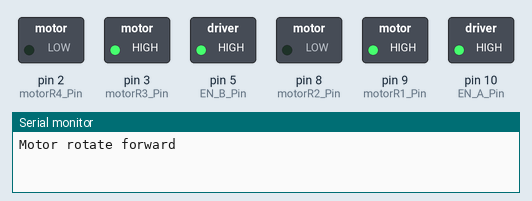
Bench run of a sketch on a simulated Arduino Uno, built with avr-gcc and run on an emulated ATmega328P. On the bench: switched loads named in the sketch (green lamp = pin HIGH), the last lines printed to the serial monitor.

Above: at 0.05 s.
At 4.05 s:
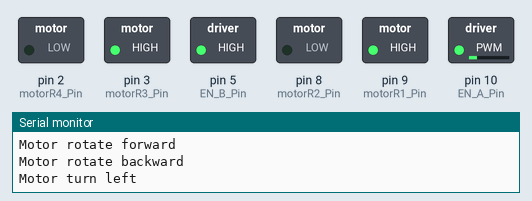
At 6.05 s:
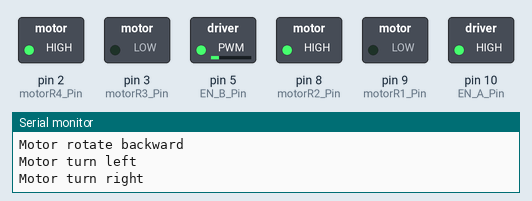
At 9.95 s:
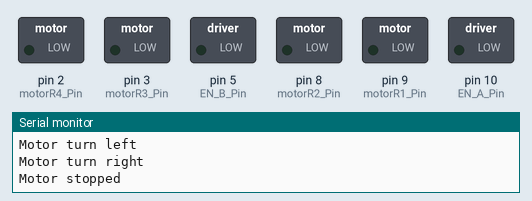
Timing chart, 0 to 13.0 s (numbered marks = the images above):
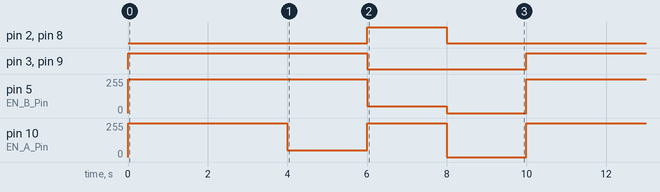

Measured:
- by itself, pin 2 (motorR4_Pin), pin 8 (motorR2_Pin): alternates HIGH for 2.0 s and LOW for 8.0 s
- by itself, pin 3 (motorR3_Pin), pin 9 (motorR1_Pin): alternates HIGH for 6.0 s and LOW for 4.0 s
- by itself, pin 5 (EN_B_Pin): repeats every 10.0 s: 50/255 2.0 s, 0/255 2.0 s, 255/255 6.0 s
- by itself, pin 10 (EN_A_Pin): repeats every 10.0 s: 50/255 2.0 s, 255/255 2.0 s, 0/255 2.0 s, 255/255 4.0 s

The sketch:

LAB_6.4_.ino
```cpp
/* LAB 6.4 */
//https://app.cirkitdesigner.com/project/3e35303f-4f46-4c35-a8b6-40edc24fb9ed
#define motorR1_Pin 9
#define motorR2_Pin 8

#define motorR3_Pin 3
#define motorR4_Pin 2


#define EN_B_Pin 5
#define EN_A_Pin 10

void setup() {
  Serial.begin(9600);
  pinMode(motorR1_Pin,OUTPUT);
  pinMode(motorR2_Pin,OUTPUT);
  pinMode(motorR3_Pin,OUTPUT);
  pinMode(motorR4_Pin,OUTPUT);

  pinMode(EN_B_Pin ,OUTPUT);
  pinMode(EN_A_Pin ,OUTPUT);

  digitalWrite(motorR1_Pin,0);
  digitalWrite(motorR2_Pin,0);

}
void Moff() {

}
void loop() {


//เดินหน้า F
//L 100% R100%
  analogWrite(EN_B_Pin,255);
  analogWrite(EN_A_Pin,255);
  digitalWrite(motorR1_Pin,1);
  digitalWrite(motorR2_Pin,0);
  digitalWrite(motorR3_Pin,1);
  digitalWrite(motorR4_Pin,0);
  Serial.println ("Motor rotate forward");
  delay(2000);

  Moff();

//ถอยหลัง R
//L 100% R100%
   analogWrite(EN_B_Pin,255);
  analogWrite(EN_A_Pin,255);
  digitalWrite(motorR1_Pin,1);
  digitalWrite(motorR2_Pin,0);
  digitalWrite(motorR3_Pin,1);
  digitalWrite(motorR4_Pin,0);
 Serial.println("Motor rotate backward");
  delay(2000);

  Moff();

//เลี้ยวซ้าย L
//L50% R100%
   analogWrite(EN_B_Pin,255);
  analogWrite(EN_A_Pin,50);
  digitalWrite(motorR1_Pin,1);
  digitalWrite(motorR2_Pin,0);
  digitalWrite(motorR3_Pin,1);
  digitalWrite(motorR4_Pin,0);
  Serial.println("Motor turn left");
  delay(2000);

  Moff();

//เลี้ยวขวา R
//L100% R50%
  analogWrite(EN_B_Pin,50);
  analogWrite(EN_A_Pin,255);
  digitalWrite(motorR1_Pin,0);
  digitalWrite(motorR2_Pin,1);
  digitalWrite(motorR3_Pin,0);
  digitalWrite(motorR4_Pin,1);
  Serial.println("Motor turn right");
  delay(2000);

  Moff();

  //หยุดนิ่ง
 //L0% R0%
  analogWrite(EN_B_Pin,0);
  analogWrite(EN_A_Pin,0);
  digitalWrite(motorR1_Pin,0);
  digitalWrite(motorR2_Pin,0);
  digitalWrite(motorR3_Pin,0);
  digitalWrite(motorR4_Pin,0);
  Serial.println("Motor stopped");
  delay(2000);

  Moff();
}
```

LAB_6.1_.ino
```cpp
/* LAB 6.1 */
//https://app.cirkitdesigner.com/project/c4e81aa0-a3cc-4d5a-888b-b9967f68cd4d
```
